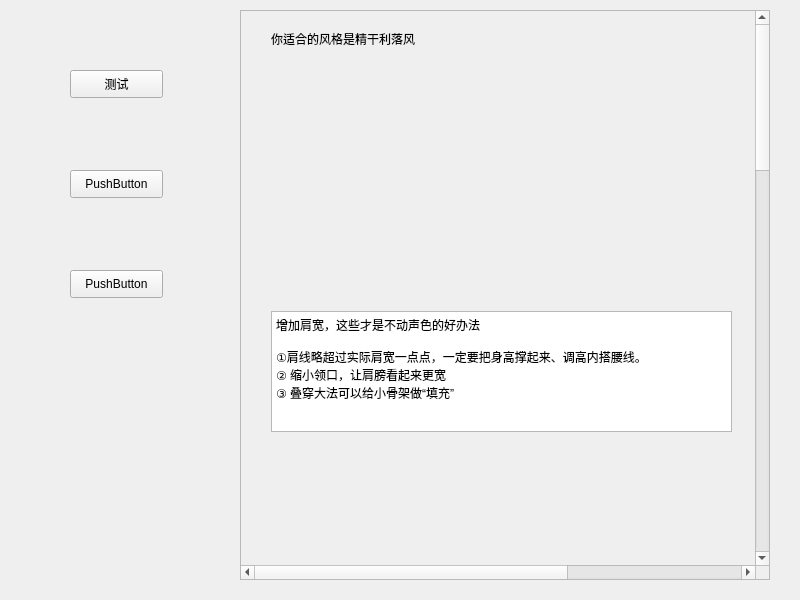
<?xml version="1.0" encoding="UTF-8"?>
<ui version="4.0">
 <class>coldsmallroound</class>
 <widget class="QWidget" name="coldsmallroound">
  <property name="geometry">
   <rect>
    <x>0</x>
    <y>0</y>
    <width>800</width>
    <height>600</height>
   </rect>
  </property>
  <property name="windowTitle">
   <string>Form</string>
  </property>
  <widget class="QPushButton" name="pushButton">
   <property name="geometry">
    <rect>
     <x>70</x>
     <y>70</y>
     <width>93</width>
     <height>28</height>
    </rect>
   </property>
   <property name="text">
    <string>测试</string>
   </property>
  </widget>
  <widget class="QPushButton" name="pushButton_2">
   <property name="geometry">
    <rect>
     <x>70</x>
     <y>170</y>
     <width>93</width>
     <height>28</height>
    </rect>
   </property>
   <property name="text">
    <string>PushButton</string>
   </property>
  </widget>
  <widget class="QPushButton" name="pushButton_3">
   <property name="geometry">
    <rect>
     <x>70</x>
     <y>270</y>
     <width>93</width>
     <height>28</height>
    </rect>
   </property>
   <property name="text">
    <string>PushButton</string>
   </property>
  </widget>
  <widget class="QScrollArea" name="scrollArea">
   <property name="geometry">
    <rect>
     <x>240</x>
     <y>10</y>
     <width>530</width>
     <height>570</height>
    </rect>
   </property>
   <property name="verticalScrollBarPolicy">
    <enum>Qt::ScrollBarAlwaysOn</enum>
   </property>
   <property name="horizontalScrollBarPolicy">
    <enum>Qt::ScrollBarAlwaysOn</enum>
   </property>
   <property name="widgetResizable">
    <bool>false</bool>
   </property>
   <widget class="QWidget" name="scrollAreaWidgetContents">
    <property name="geometry">
     <rect>
      <x>0</x>
      <y>-1453</y>
      <width>800</width>
      <height>2000</height>
     </rect>
    </property>
    <property name="minimumSize">
     <size>
      <width>400</width>
      <height>1000</height>
     </size>
    </property>
    <widget class="QLabel" name="label">
     <property name="geometry">
      <rect>
       <x>30</x>
       <y>20</y>
       <width>331</width>
       <height>16</height>
      </rect>
     </property>
     <property name="text">
      <string>你适合的风格是精干利落风</string>
     </property>
    </widget>
    <widget class="QLabel" name="label_3">
     <property name="geometry">
      <rect>
       <x>30</x>
       <y>50</y>
       <width>461</width>
       <height>241</height>
      </rect>
     </property>
     <property name="text">
      <string/>
     </property>
    </widget>
    <widget class="QTextBrowser" name="textBrowser">
     <property name="geometry">
      <rect>
       <x>30</x>
       <y>300</y>
       <width>461</width>
       <height>121</height>
      </rect>
     </property>
     <property name="html">
      <string>&lt;!DOCTYPE HTML PUBLIC &quot;-//W3C//DTD HTML 4.0//EN&quot; &quot;http://www.w3.org/TR/REC-html40/strict.dtd&quot;&gt;
&lt;html&gt;&lt;head&gt;&lt;meta name=&quot;qrichtext&quot; content=&quot;1&quot; /&gt;&lt;style type=&quot;text/css&quot;&gt;
p, li { white-space: pre-wrap; }
&lt;/style&gt;&lt;/head&gt;&lt;body style=&quot; font-family:'SimSun'; font-size:9pt; font-weight:400; font-style:normal;&quot;&gt;
&lt;p style=&quot; margin-top:0px; margin-bottom:0px; margin-left:0px; margin-right:0px; -qt-block-indent:0; text-indent:0px;&quot;&gt;增加肩宽，这些才是不动声色的好办法&lt;/p&gt;
&lt;p style=&quot;-qt-paragraph-type:empty; margin-top:0px; margin-bottom:0px; margin-left:0px; margin-right:0px; -qt-block-indent:0; text-indent:0px;&quot;&gt;&lt;br /&gt;&lt;/p&gt;
&lt;p style=&quot; margin-top:0px; margin-bottom:0px; margin-left:0px; margin-right:0px; -qt-block-indent:0; text-indent:0px;&quot;&gt;①肩线略超过实际肩宽一点点，一定要把身高撑起来、调高内搭腰线。&lt;/p&gt;
&lt;p style=&quot; margin-top:0px; margin-bottom:0px; margin-left:0px; margin-right:0px; -qt-block-indent:0; text-indent:0px;&quot;&gt;② 缩小领口，让肩膀看起来更宽&lt;/p&gt;
&lt;p style=&quot; margin-top:0px; margin-bottom:0px; margin-left:0px; margin-right:0px; -qt-block-indent:0; text-indent:0px;&quot;&gt;③ 叠穿大法可以给小骨架做“填充”&lt;/p&gt;&lt;/body&gt;&lt;/html&gt;</string>
     </property>
    </widget>
    <widget class="QLabel" name="label_4">
     <property name="geometry">
      <rect>
       <x>30</x>
       <y>430</y>
       <width>461</width>
       <height>261</height>
      </rect>
     </property>
     <property name="text">
      <string/>
     </property>
    </widget>
    <widget class="QTextBrowser" name="textBrowser_2">
     <property name="geometry">
      <rect>
       <x>30</x>
       <y>1210</y>
       <width>461</width>
       <height>171</height>
      </rect>
     </property>
     <property name="html">
      <string>&lt;!DOCTYPE HTML PUBLIC &quot;-//W3C//DTD HTML 4.0//EN&quot; &quot;http://www.w3.org/TR/REC-html40/strict.dtd&quot;&gt;
&lt;html&gt;&lt;head&gt;&lt;meta name=&quot;qrichtext&quot; content=&quot;1&quot; /&gt;&lt;style type=&quot;text/css&quot;&gt;
p, li { white-space: pre-wrap; }
&lt;/style&gt;&lt;/head&gt;&lt;body style=&quot; font-family:'SimSun'; font-size:9pt; font-weight:400; font-style:normal;&quot;&gt;
&lt;p style=&quot; margin-top:0px; margin-bottom:0px; margin-left:0px; margin-right:0px; -qt-block-indent:0; text-indent:0px;&quot;&gt;调节身材比例，利落又显高&lt;/p&gt;
&lt;p style=&quot;-qt-paragraph-type:empty; margin-top:0px; margin-bottom:0px; margin-left:0px; margin-right:0px; -qt-block-indent:0; text-indent:0px;&quot;&gt;&lt;br /&gt;&lt;/p&gt;
&lt;p style=&quot; margin-top:0px; margin-bottom:0px; margin-left:0px; margin-right:0px; -qt-block-indent:0; text-indent:0px;&quot;&gt;① 下装一定要保持利落，才不会钝感太强和压身高&lt;/p&gt;
&lt;p style=&quot; margin-top:0px; margin-bottom:0px; margin-left:0px; margin-right:0px; -qt-block-indent:0; text-indent:0px;&quot;&gt;笔挺的短裤短裙+短靴或鞋子短袜，或者尽情穿修身的裤子，长筒靴，或者直筒裤配靴子&lt;/p&gt;
&lt;p style=&quot;-qt-paragraph-type:empty; margin-top:0px; margin-bottom:0px; margin-left:0px; margin-right:0px; -qt-block-indent:0; text-indent:0px;&quot;&gt;&lt;br /&gt;&lt;/p&gt;
&lt;p style=&quot; margin-top:0px; margin-bottom:0px; margin-left:0px; margin-right:0px; -qt-block-indent:0; text-indent:0px;&quot;&gt;② 提高腰线&lt;/p&gt;
&lt;p style=&quot; margin-top:0px; margin-bottom:0px; margin-left:0px; margin-right:0px; -qt-block-indent:0; text-indent:0px;&quot;&gt;短牛仔外套、短西装、短夹克等等，既能凸显冷感，又能调节比例，搭配利落下装就很挺拔了。&lt;/p&gt;&lt;/body&gt;&lt;/html&gt;</string>
     </property>
    </widget>
    <widget class="QLabel" name="label_5">
     <property name="geometry">
      <rect>
       <x>30</x>
       <y>700</y>
       <width>461</width>
       <height>251</height>
      </rect>
     </property>
     <property name="text">
      <string/>
     </property>
    </widget>
    <widget class="QLabel" name="label_6">
     <property name="geometry">
      <rect>
       <x>30</x>
       <y>960</y>
       <width>461</width>
       <height>241</height>
      </rect>
     </property>
     <property name="text">
      <string/>
     </property>
    </widget>
    <widget class="QLabel" name="label_7">
     <property name="geometry">
      <rect>
       <x>30</x>
       <y>1390</y>
       <width>461</width>
       <height>251</height>
      </rect>
     </property>
     <property name="text">
      <string/>
     </property>
    </widget>
    <widget class="QLabel" name="label_8">
     <property name="geometry">
      <rect>
       <x>30</x>
       <y>1650</y>
       <width>461</width>
       <height>271</height>
      </rect>
     </property>
     <property name="text">
      <string/>
     </property>
    </widget>
   </widget>
  </widget>
 </widget>
 <resources/>
 <connections/>
</ui>
